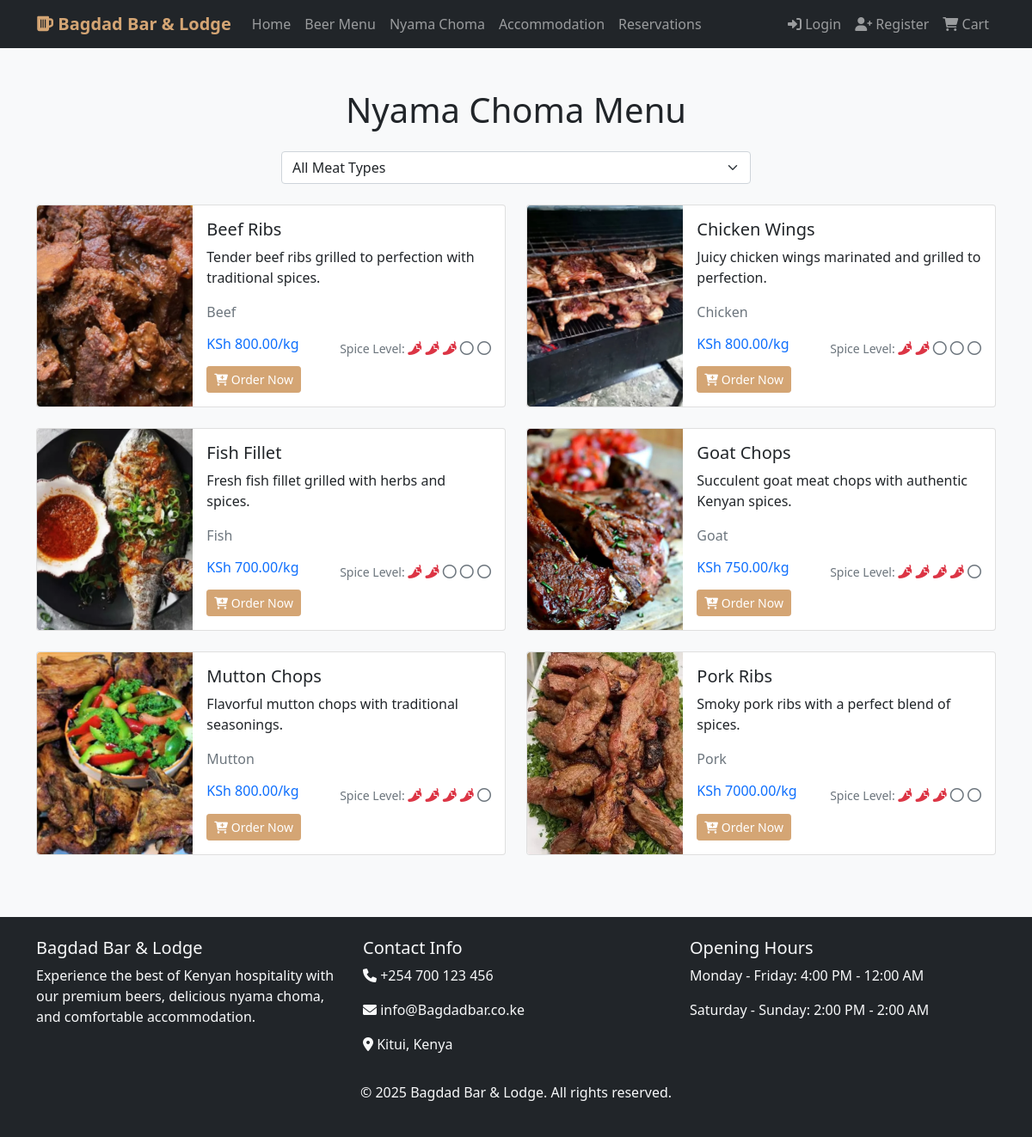
The page /nyama-choma/ on the database as committed earlier.
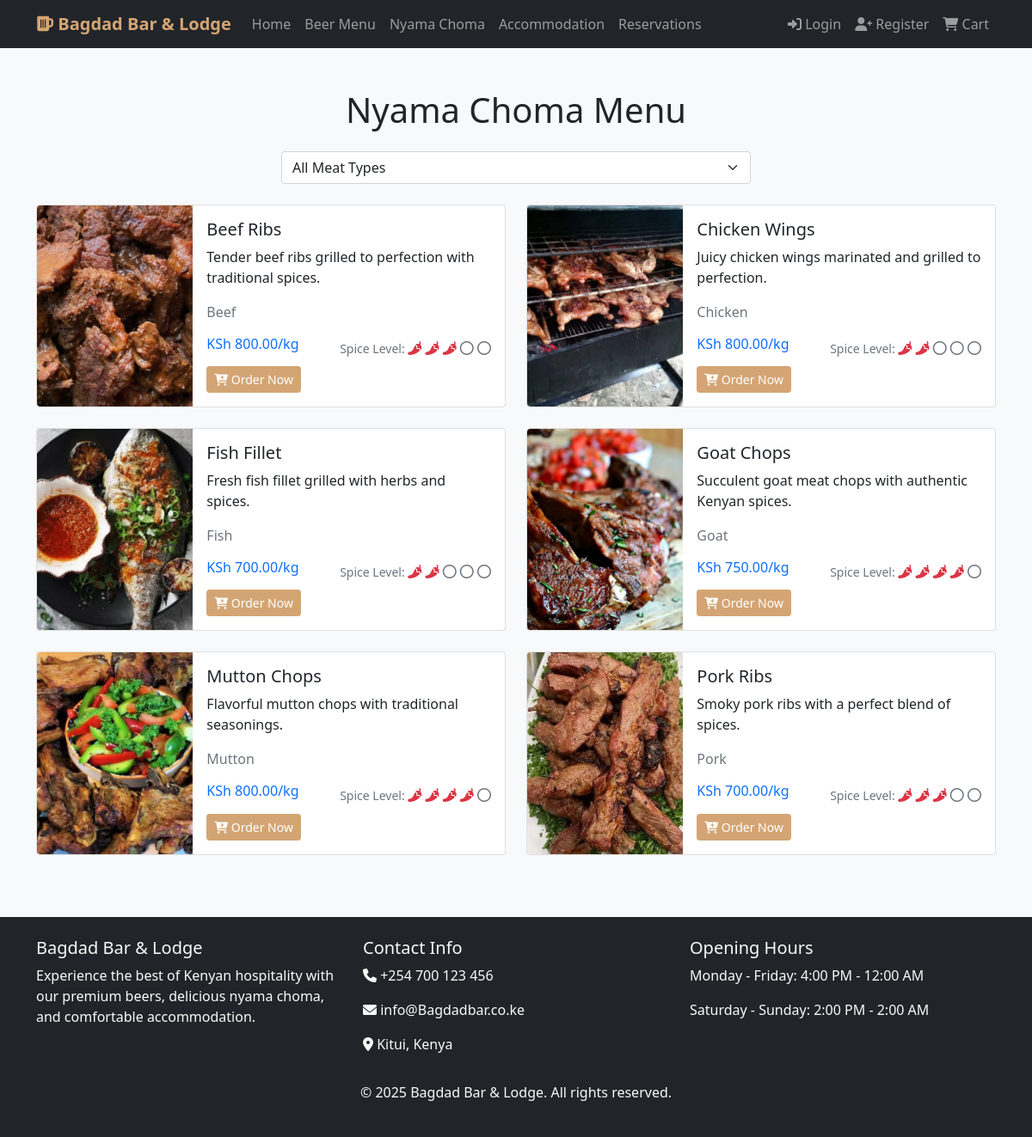
The same page on the database as committed later.
### bar_app/models.py (models this page shows, shortened)
class NyamaChoma(models.Model):
    MEAT_TYPES = [
        ('beef', 'Beef'),
        ('goat', 'Goat'),
        ('chicken', 'Chicken'),
        ('pork', 'Pork'),
        ('fish', 'Fish'),
        ('mutton', 'Mutton'),
    ]
    name = models.CharField(max_length=100)
    meat_type = models.CharField(max_length=20, choices=MEAT_TYPES)
    price_per_kg = models.DecimalField(max_digits=8, decimal_places=2)
    description = models.TextField()
    image = models.ImageField(upload_to='nyama_choma/', blank=True)
    available = models.BooleanField(default=True)
    spice_level = models.IntegerField(choices=[(i, i) for i in range(1, 6)], default=3)
    class Meta:
        ordering = ['name']

### bar_app/views.py (the view)
# urls.py: path('nyama-choma/', views.nyama_choma_menu, name='nyama_menu'),
def nyama_choma_menu(request):
    meat_type_filter = request.GET.get('meat_type')
    nyama_items = NyamaChoma.objects.filter(available=True)
    if meat_type_filter:
        nyama_items = nyama_items.filter(meat_type=meat_type_filter)
    meat_types = NyamaChoma.MEAT_TYPES
    context = {
        'nyama_items': nyama_items,
        'meat_types': meat_types,
        'current_meat_type': meat_type_filter,
    }
    return render(request, 'bar_app/nyama_menu.html', context)

### templates/bar_app/nyama_menu.html (shortened to what this page needs)
{% extends 'base.html' %}
{% block content %}
<div class="container my-5">
    <h1 class="text-center mb-4">Nyama Choma Menu</h1>
    <div class="row mb-4">
        <div class="col-md-6 mx-auto">
            <select class="form-select" onchange="filterByMeatType(this.value)">
                <option value="">All Meat Types</option>
            </select>
        </div>
    </div>
    <div class="row">
        {% for nyama in nyama_items %}
        <div class="col-md-6 mb-4">
            <div class="card">
                <div class="row g-0">
                    <div class="col-md-4">
                        {% if nyama.image %}
                            <img src="{{ nyama.image.url }}" class="img-fluid rounded-start h-100" alt="{{ nyama.name }}" style="object-fit: cover;">
                        {% else %}
                            <div class="bg-light d-flex align-items-center justify-content-center h-100 rounded-start">
                                <i class="fas fa-drumstick-bite fa-3x text-muted"></i>
                            </div>
                        {% endif %}
                    </div>
                    <div class="col-md-8">
                        <div class="card-body">
                            <h5 class="card-title">{{ nyama.name }}</h5>
                            <p class="card-text">{{ nyama.description }}</p>
                            <p class="text-muted">{{ nyama.get_meat_type_display }}</p>
                            <div class="d-flex justify-content-between align-items-center">
                                <span class="h6 text-primary">KSh {{ nyama.price_per_kg }}/kg</span>
                                <div>
                                    <small class="text-muted">Spice Level: </small>
                                    {% for i in "12345"|make_list %}
                                        {% if forloop.counter <= nyama.spice_level %}
                                            <i class="fas fa-pepper-hot text-danger"></i>
                                        {% else %}
                                            <i class="far fa-circle text-muted"></i>
                                        {% endif %}
                                    {% endfor %}
                                </div>
                            </div>
                            <button class="btn btn-primary btn-sm mt-2" onclick="addToCart('nyama', {{ nyama.id }}, '{{ nyama.name }}')">
                                <i class="fas fa-cart-plus"></i> Order Now
                            </button>
                        </div>
                    </div>
                </div>
            </div>
        </div>
        {% empty %}
        <div class="col-12 text-center">
            <p class="lead">No nyama choma available at the moment.</p>
            <a href="{% url 'bar_app:home' %}" class="btn btn-primary">Back to Home</a>
        </div>
        {% endfor %}
    </div>
</div>
{% endblock %}

### templates/base.html (shortened to what this page needs)
<!DOCTYPE html>
<html lang="en">
<head>
    <link href="https://cdn.jsdelivr.net/npm/bootstrap@5.1.3/dist/css/bootstrap.min.css" rel="stylesheet">
    <link href="https://cdnjs.cloudflare.com/ajax/libs/font-awesome/6.0.0/css/all.min.css" rel="stylesheet">
</head>
<body>
    <nav class="navbar navbar-expand-lg navbar-dark bg-dark">
        <div class="container">
            <a class="navbar-brand" href="{% url 'bar_app:home' %}">
                <i class="fas fa-beer"></i> Bagdad Bar & Lodge
            </a>
            <div class="collapse navbar-collapse" id="navbarNav">
                <ul class="navbar-nav me-auto">
                    <li class="nav-item">
                        <a class="nav-link" href="{% url 'bar_app:home' %}">Home</a>
                    </li>
                    <li class="nav-item">
                        <a class="nav-link" href="{% url 'bar_app:beer_menu' %}">Beer Menu</a>
                    </li>
                    <li class="nav-item">
                        <a class="nav-link" href="{% url 'bar_app:nyama_menu' %}">Nyama Choma</a>
                    </li>
                    <li class="nav-item">
                        <a class="nav-link" href="{% url 'accommodation:room_list' %}">Accommodation</a>
                    </li>
                    <li class="nav-item">
                        <a class="nav-link" href="{% url 'bar_app:reservation' %}">Reservations</a>
                    </li>
                </ul>
                <ul class="navbar-nav">
                    {% if user.is_authenticated %}
                        <li class="nav-item dropdown">
                            <a class="nav-link dropdown-toggle" href="#" id="navbarDropdown" role="button" data-bs-toggle="dropdown">
                                <i class="fas fa-user"></i> {{ user.first_name|default:user.username }}
                            </a>
                            <ul class="dropdown-menu">
                                <li><a class="dropdown-item" href="{% url 'accounts:profile' %}">
                                    <i class="fas fa-user-circle"></i> My Profile
                                </a></li>
                                <li><a class="dropdown-item" href="{% url 'accounts:my_reservations' %}">
                                    <i class="fas fa-calendar-alt"></i> My Reservations
                                </a></li>
                                <li><a class="dropdown-item" href="{% url 'accounts:my_bookings' %}">
                                    <i class="fas fa-bed"></i> My Bookings
                                </a></li>
                                <li><a class="dropdown-item" href="{% url 'orders:my_orders' %}">
                                    <i class="fas fa-receipt"></i> My Orders
                                </a></li>
                                <li><hr class="dropdown-divider"></li>
                                <li><a class="dropdown-item" href="{% url 'accounts:password_change' %}">
                                    <i class="fas fa-key"></i> Change Password
                                </a></li>
                                <li><a class="dropdown-item" href="{% url 'accounts:logout' %}">
                                    <i class="fas fa-sign-out-alt"></i> Logout
                                </a></li>
                            </ul>
                        </li>
                    {% else %}
                        <li class="nav-item">
                            <a class="nav-link" href="{% url 'accounts:login' %}">
                                <i class="fas fa-sign-in-alt"></i> Login
                            </a>
                        </li>
                        <li class="nav-item">
                            <a class="nav-link" href="{% url 'accounts:register' %}">
                                <i class="fas fa-user-plus"></i> Register
                            </a>
                        </li>
                    {% endif %}
                    <li class="nav-item">
                        <a class="nav-link position-relative" href="{% url 'orders:view_cart' %}">
                            <i class="fas fa-shopping-cart"></i> Cart
                        </a>
                    </li>
                </ul>
            </div>
        </div>
    </nav>
    <main>
        {% block content %}
        {% endblock %}
    </main>
    <footer class="bg-dark text-light py-4 mt-5">
        <div class="container">
            <div class="row">
                <div class="col-md-4">
                    <h5>Bagdad Bar & Lodge</h5>
                    <p>Experience the best of Kenyan hospitality with our premium beers, delicious nyama choma, and comfortable accommodation.</p>
                </div>
                <div class="col-md-4">
                    <h5>Contact Info</h5>
                    <p><i class="fas fa-phone"></i> +254 700 123 456</p>
                    <p><i class="fas fa-envelope"></i> info@Bagdadbar.co.ke</p>
                    <p><i class="fas fa-map-marker-alt"></i> Kitui, Kenya</p>
                </div>
                <div class="col-md-4">
                    <h5>Opening Hours</h5>
                    <p>Monday - Friday: 4:00 PM - 12:00 AM</p>
                    <p>Saturday - Sunday: 2:00 PM - 2:00 AM</p>
                </div>
            </div>
            <div class="row mt-3">
                <div class="col-12 text-center">
                    <p>&copy; 2025 Bagdad Bar & Lodge. All rights reserved.</p>
                </div>
            </div>
        </div>
    </footer>
</body>
</html>

### templates/base.html (style rules this page uses)
.navbar-brand { font-weight: bold; color: #d4a574 !important; }
.btn-primary { background-color: #d4a574; border-color: #d4a574; }
body { background-color: #f8f9fa; }

Rows that differ between the two databases and show on the page:
changed NyamaChoma "Pork Ribs": price_per_kg "7000.00" → "700.00"
